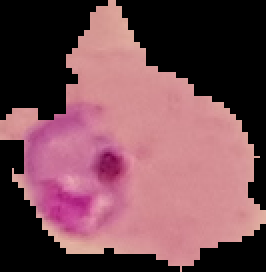
#> input picture member2/dataset/malaria/img_001.png, 133 x 136 px (shown 2 times larger)
$ python day5_evaluation.py
#> lines starting #> are read from the running program, lines starting #| are printed output that depends on the picture; after the words box and inside, x2 and y2 are one past the last pixel; in counts of white or black regions, pixels touching at a corner belong together

import cv2
import csv
from pathlib import Path
import matplotlib.pyplot as plt

BASE_DIR = Path(__file__).resolve().parent.parent

dataset_dirs = [
    BASE_DIR / "dataset" / "malaria",
    BASE_DIR / "dataset" / "all"
]

output_base = (
    BASE_DIR / "results" / "week2" / "evaluation"
)

output_base.mkdir(parents=True, exist_ok=True)

MIN_AREA = 100
MAX_AREA = 20000
MIN_SIDE = 5
MAX_ASPECT_RATIO = 5.0
MIN_CIRCULARITY = 0.05

extensions = {".png", ".jpg", ".jpeg", ".bmp"}


def get_candidates(mask):
    contours, _ = cv2.findContours(
        mask.copy(),
        cv2.RETR_EXTERNAL,
        cv2.CHAIN_APPROX_SIMPLE
    )

    valid = []

    for contour in contours:
        area = cv2.contourArea(contour)

        if area < MIN_AREA or area > MAX_AREA:
            continue

        x, y, w, h = cv2.boundingRect(contour)

        if w < MIN_SIDE or h < MIN_SIDE:
            continue

        aspect_ratio = max(w, h) / max(min(w, h), 1)

        perimeter = cv2.arcLength(contour, True)

        if perimeter > 0:
            circularity = (
                4 * 3.14159265 * area / (perimeter ** 2)
            )
        else:
            circularity = 0

        if aspect_ratio > MAX_ASPECT_RATIO:
            continue

        if circularity < MIN_CIRCULARITY:
            continue

        valid.append({
            "contour": contour,
            "area": area,
            "x": x,
            "y": y,
            "w": w,
            "h": h,
            "aspect_ratio": aspect_ratio,
            "circularity": circularity
        })

    return valid


for dataset_dir in dataset_dirs:

    if not dataset_dir.exists():
        print("Missing dataset:", dataset_dir)
        continue

    dataset_name = dataset_dir.name.lower()

    output_dir = output_base / dataset_name
    output_dir.mkdir(parents=True, exist_ok=True)

    csv_path = output_dir / "evaluation_report.csv"

    image_paths = [
        p for p in dataset_dir.iterdir()
        if p.is_file() and p.suffix.lower() in extensions
    ]

    if not image_paths:
        print("No images found:", dataset_dir)
        continue

    with open(csv_path, "w", newline="") as file:
        writer = csv.writer(file)

        writer.writerow([
            "image_name",
            "polarity",
            "candidate_id",
            "area",
            "x",
            "y",
            "width",
            "height",
            "aspect_ratio",
            "circularity"
        ])

        for path in image_paths:

            image = cv2.imread(str(path))
#> image is the input picture: shape (136, 133, 3); mean B, G, R 83.3, 74.9, 117.6

            if image is None:
                print("Cannot read:", path.name)
                continue

            image = cv2.resize(image, (512, 512))
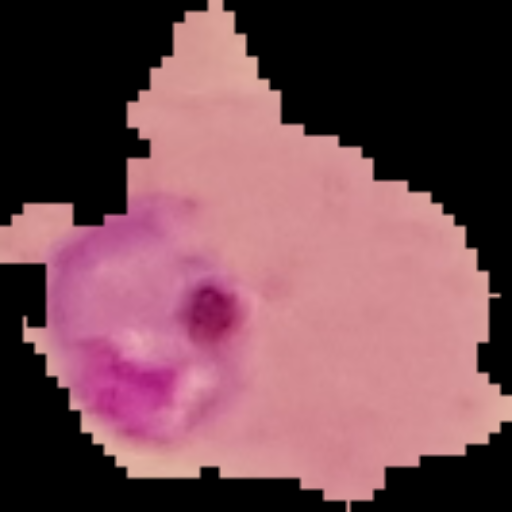
#> image: shape (512, 512, 3); mean B, G, R 83.2, 74.8, 117.5

            gray = cv2.cvtColor(
                image, cv2.COLOR_BGR2GRAY
            )
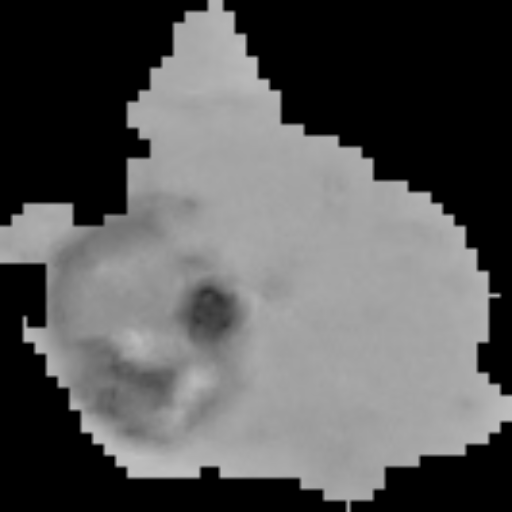
#> gray: shape (512, 512); min 0, max 193, mean 88.6

            blurred = cv2.GaussianBlur(
                gray, (5, 5), 0
            )

            _, otsu = cv2.threshold(
                blurred,
                0,
                255,
                cv2.THRESH_BINARY + cv2.THRESH_OTSU
            )
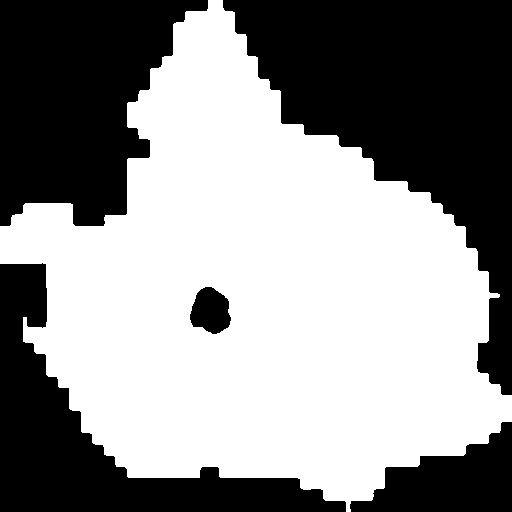
#> otsu: shape (512, 512); 56% white; 5 black regions

            normal_candidates = get_candidates(otsu)
#> in get_candidates, `contours, _ = cv2.findContours( mask.copy(), cv2.RETR_EXTERNAL, cv2.CH..`: contours = 1 contour; box (x1, y1, x2, y2) and area: (0, 0, 512, 512) 147050
#> the loop in get_candidates, `for contour in contours:` made 1 pass
#> area on pass 1: 147050
#> after the loop in get_candidates, `for contour in contours:`: valid = []
#> normal_candidates = []
            inverse_candidates = get_candidates(
                cv2.bitwise_not(otsu)
            )
#> in get_candidates (call 2), `contours, _ = cv2.findContours( mask.copy(), cv2.RETR_EXTERNAL, cv2.CH..`: contours = 5 contours; box (x1, y1, x2, y2) and area: (223, 0, 512, 395) 48546, (0, 0, 208, 226) 31420, (0, 263, 346, 512) 24186, (350, 422, 512, 512) 7930, (190, 287, 231, 334) 1345
#> the loop in get_candidates (call 2), `for contour in contours:` made 5 passes
#> (area, x, y, w, h, aspect_ratio, perimeter, circularity) on passes 1 to 2: (7930, 350, 422, 162, 90, 1.8, 486.8, 0.421), (1345, 190, 287, 41, 47, 1.15, 145.9, 0.794)
#> area on passes 3 to 5: 24186, 48545.5, 31420.5
#> inverse_candidates = 2 items

            if len(inverse_candidates) > len(normal_candidates):
                mask = cv2.bitwise_not(otsu)
#> mask: shape (512, 512); 44% white; 5 white regions, box (x1, y1, x2, y2) and area: (223, 0, 512, 395) 49213, (0, 0, 208, 226) 31877, (0, 263, 346, 512) 24798, (350, 422, 512, 512) 8169, (190, 287, 231, 334) 1409
                candidates = inverse_candidates
#> candidates = 2 items
                polarity = "inverted"
            else:
                mask = otsu
                candidates = normal_candidates
                polarity = "normal"

            annotated = image.copy()

            for index, region in enumerate(candidates, start=1):

                x = region["x"]
                y = region["y"]
                w = region["w"]
                h = region["h"]

                cv2.rectangle(
                    annotated,
                    (x, y),
                    (x + w, y + h),
                    (0, 255, 0),
                    2
                )

                cv2.putText(
                    annotated,
                    str(index),
                    (x, max(y - 5, 15)),
                    cv2.FONT_HERSHEY_SIMPLEX,
                    0.5,
                    (0, 0, 255),
                    1
                )

                writer.writerow([
                    path.name,
                    polarity,
                    index,
                    round(region["area"], 2),
                    x,
                    y,
                    w,
                    h,
                    round(region["aspect_ratio"], 3),
                    round(region["circularity"], 3)
                ])
#> this loop made 2 passes
#> (index, x, y, w, h) on passes 1 to 2: (1, 350, 422, 162, 90), (2, 190, 287, 41, 47)
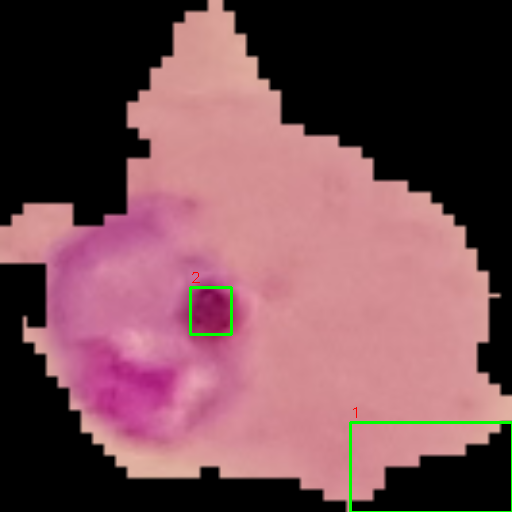
#> annotated: shape (512, 512, 3); 0.6% of pixels changed, all inside (x1, y1, x2, y2) = (189, 272, 512, 512)

            annotated_path = (
                output_dir / f"{path.stem}_filtered.png"
            )

            cv2.imwrite(str(annotated_path), annotated)

            print(
                f"{dataset_name} | {path.name} | "
                f"Candidates: {len(candidates)} | "
                f"Polarity: {polarity}"
            )
#| malaria | img_001.png | Candidates: 2 | Polarity: inverted

            plt.figure(figsize=(12, 5))

            plt.subplot(1, 3, 1)
            plt.imshow(cv2.cvtColor(image, cv2.COLOR_BGR2RGB))
            plt.title("Original")
            plt.axis("off")

            plt.subplot(1, 3, 2)
            plt.imshow(mask, cmap="gray")
            plt.title("Selected Binary Mask")
            plt.axis("off")

            plt.subplot(1, 3, 3)
            plt.imshow(
                cv2.cvtColor(annotated, cv2.COLOR_BGR2RGB)
            )
            plt.title("Filtered Candidates")
            plt.axis("off")

            plt.tight_layout()
            plt.show()
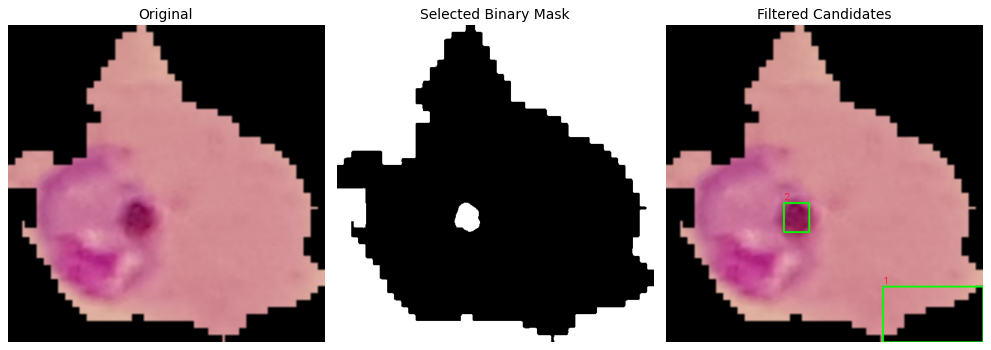
#> figure drawn by matplotlib, 3 panels

    print("Report saved:", csv_path)
    print("Annotated images saved:", output_dir)
#> pass 2 of the loop `for dataset_dir in dataset_dirs:`:
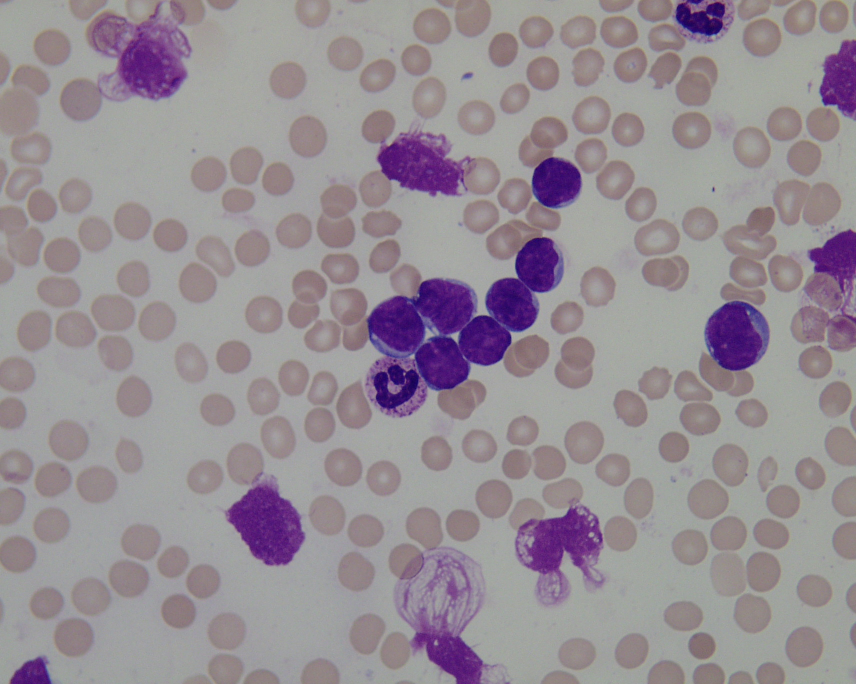
#> input picture member2/dataset/all/Im001_1.jpg, 1712 x 1368 px (shown at 1/2 size)
#> image is the input picture: shape (1368, 1712, 3); mean B, G, R 148.6, 141.6, 150.4
#> image: shape (512, 512, 3)
#> `_, otsu = cv2.threshold( blurred, 0, 255, cv2.THRESH_BINARY + cv2.THRE..`:
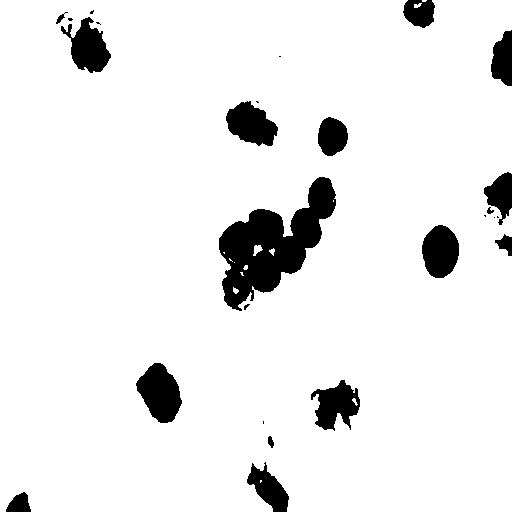
#> otsu: shape (512, 512); 92.4% white; 26 black regions (10 under 20 px)
#> contours = 4 contours, 3 with area under 20; largest, box (x1, y1, x2, y2) and area: (0, 0, 512, 512) 256928
#> contours = 26 contours, 11 with area under 20; largest, box (x1, y1, x2, y2) and area: (219, 177, 336, 311) 7015, (136, 363, 182, 423) 1734, (226, 101, 278, 146) 1458, (422, 225, 459, 278) 1446, (61, 17, 111, 73) 1412
#> inverse_candidates = 13 items
#> mask: shape (512, 512); 7.6% white; 26 white regions (10 under 20 px), largest, box (x1, y1, x2, y2) and area: (219, 177, 336, 311) 7098, (136, 363, 182, 423) 1806, (226, 101, 278, 146) 1531
#> the loop `for index, region in enumerate(candidates, start=1): ` made 13 passes
#> (x, y, w, h) on passes 1 to 8: (6, 492, 25, 20), (247, 462, 42, 50), (311, 380, 49, 51), (136, 363, 46, 60), (495, 234, 17, 22), (422, 225, 37, 53), (219, 177, 117, 134), (484, 172, 28, 53)
#| all | Im001_1.jpg | Candidates: 13 | Polarity: inverted
#> `plt.show()`:
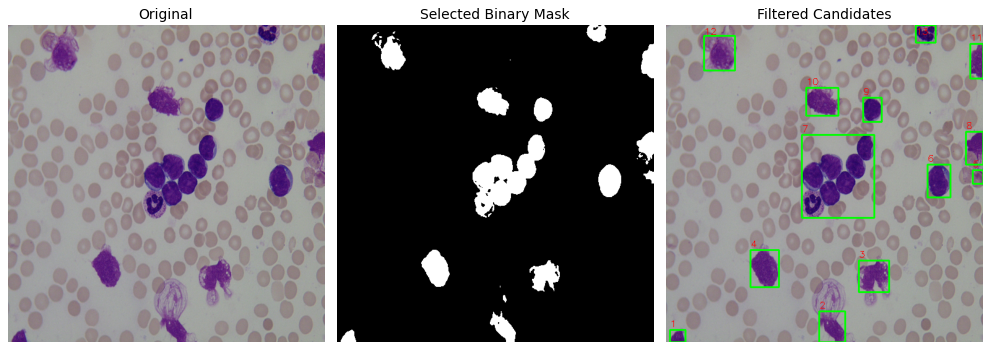
#> figure drawn by matplotlib, 3 panels

print("Day 5 evaluation completed.")
